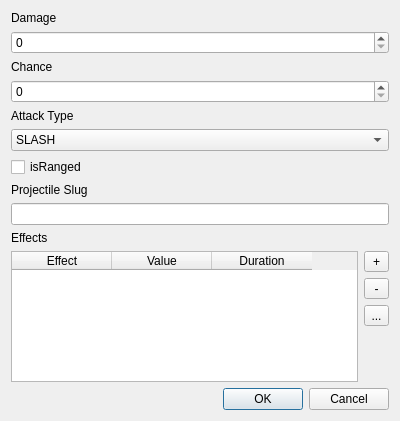
<?xml version="1.0" encoding="UTF-8"?>
<ui version="4.0">
 <class>DialogAttack</class>
 <widget class="QDialog" name="DialogAttack">
  <property name="geometry">
   <rect>
    <x>0</x>
    <y>0</y>
    <width>400</width>
    <height>421</height>
   </rect>
  </property>
  <property name="windowTitle">
   <string>Dialog</string>
  </property>
  <layout class="QVBoxLayout" name="verticalLayout">
   <item>
    <widget class="QLabel" name="label">
     <property name="text">
      <string>Damage</string>
     </property>
    </widget>
   </item>
   <item>
    <widget class="QSpinBox" name="spinner_damage"/>
   </item>
   <item>
    <widget class="QLabel" name="label_2">
     <property name="text">
      <string>Chance</string>
     </property>
    </widget>
   </item>
   <item>
    <widget class="QSpinBox" name="spinner_chance"/>
   </item>
   <item>
    <widget class="QLabel" name="label_4">
     <property name="text">
      <string>Attack Type</string>
     </property>
    </widget>
   </item>
   <item>
    <widget class="QComboBox" name="combo_attack_type">
     <item>
      <property name="text">
       <string>SLASH</string>
      </property>
     </item>
     <item>
      <property name="text">
       <string>SMASH</string>
      </property>
     </item>
     <item>
      <property name="text">
       <string>CLAW</string>
      </property>
     </item>
     <item>
      <property name="text">
       <string>BITE</string>
      </property>
     </item>
     <item>
      <property name="text">
       <string>GUN</string>
      </property>
     </item>
     <item>
      <property name="text">
       <string>PROJECTILE</string>
      </property>
     </item>
    </widget>
   </item>
   <item>
    <widget class="QCheckBox" name="check_isRanged">
     <property name="text">
      <string>isRanged</string>
     </property>
    </widget>
   </item>
   <item>
    <widget class="QLabel" name="label_5">
     <property name="text">
      <string>Projectile Slug</string>
     </property>
    </widget>
   </item>
   <item>
    <widget class="QLineEdit" name="text_projectile_slug"/>
   </item>
   <item>
    <widget class="QLabel" name="label_3">
     <property name="text">
      <string>Effects</string>
     </property>
    </widget>
   </item>
   <item>
    <layout class="QHBoxLayout" name="horizontalLayout">
     <property name="topMargin">
      <number>0</number>
     </property>
     <item>
      <widget class="QTableWidget" name="table_effects">
       <property name="minimumSize">
        <size>
         <width>0</width>
         <height>100</height>
        </size>
       </property>
       <column>
        <property name="text">
         <string>Effect</string>
        </property>
       </column>
       <column>
        <property name="text">
         <string>Value</string>
        </property>
       </column>
       <column>
        <property name="text">
         <string>Duration</string>
        </property>
       </column>
      </widget>
     </item>
     <item>
      <layout class="QVBoxLayout" name="verticalLayout_2">
       <property name="rightMargin">
        <number>0</number>
       </property>
       <item>
        <widget class="QToolButton" name="button_add_effect">
         <property name="minimumSize">
          <size>
           <width>25</width>
           <height>0</height>
          </size>
         </property>
         <property name="text">
          <string>+</string>
         </property>
        </widget>
       </item>
       <item>
        <widget class="QToolButton" name="button_remove_effect">
         <property name="minimumSize">
          <size>
           <width>25</width>
           <height>0</height>
          </size>
         </property>
         <property name="text">
          <string>-</string>
         </property>
        </widget>
       </item>
       <item>
        <widget class="QToolButton" name="button_edit_effect">
         <property name="minimumSize">
          <size>
           <width>25</width>
           <height>0</height>
          </size>
         </property>
         <property name="text">
          <string>...</string>
         </property>
        </widget>
       </item>
       <item>
        <spacer name="verticalSpacer">
         <property name="orientation">
          <enum>Qt::Vertical</enum>
         </property>
         <property name="sizeHint" stdset="0">
          <size>
           <width>20</width>
           <height>40</height>
          </size>
         </property>
        </spacer>
       </item>
      </layout>
     </item>
    </layout>
   </item>
   <item>
    <widget class="QDialogButtonBox" name="buttonBox">
     <property name="orientation">
      <enum>Qt::Horizontal</enum>
     </property>
     <property name="standardButtons">
      <set>QDialogButtonBox::Cancel|QDialogButtonBox::Ok</set>
     </property>
    </widget>
   </item>
  </layout>
 </widget>
 <resources/>
 <connections>
  <connection>
   <sender>buttonBox</sender>
   <signal>accepted()</signal>
   <receiver>DialogAttack</receiver>
   <slot>accept()</slot>
   <hints>
    <hint type="sourcelabel">
     <x>248</x>
     <y>254</y>
    </hint>
    <hint type="destinationlabel">
     <x>157</x>
     <y>274</y>
    </hint>
   </hints>
  </connection>
  <connection>
   <sender>buttonBox</sender>
   <signal>rejected()</signal>
   <receiver>DialogAttack</receiver>
   <slot>reject()</slot>
   <hints>
    <hint type="sourcelabel">
     <x>316</x>
     <y>260</y>
    </hint>
    <hint type="destinationlabel">
     <x>286</x>
     <y>274</y>
    </hint>
   </hints>
  </connection>
 </connections>
</ui>
